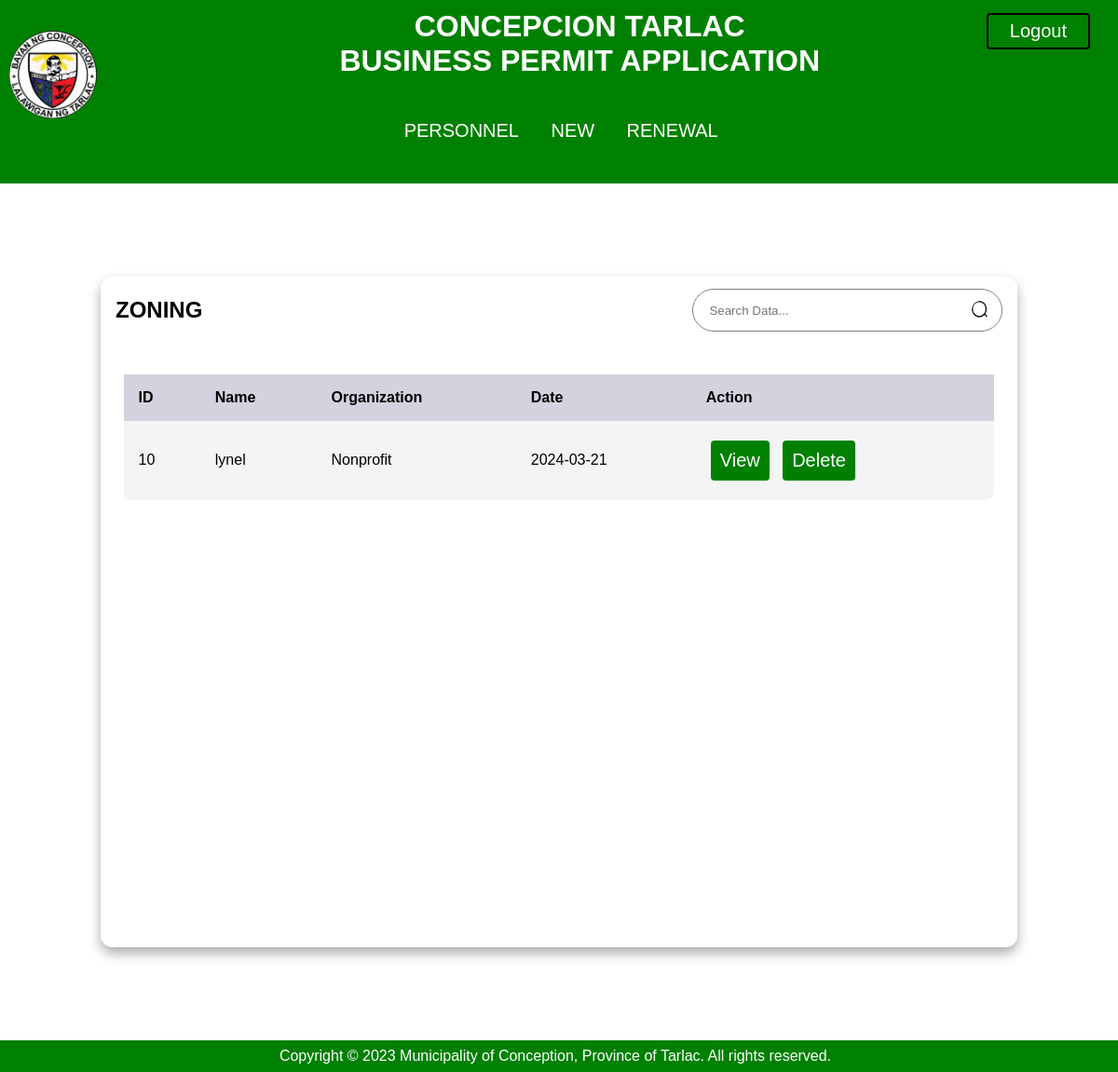
Page /zoning_board.php (signed in) on the committed database.
### tables this page shows
CREATE TABLE `zoning_tb` (
  `id` int(11) NOT NULL,
  `filename1` varchar(256) NOT NULL,
  `filesize1` varchar(256) NOT NULL,
  `filetype1` varchar(256) NOT NULL,
  `dateapp` varchar(256) NOT NULL,
  `organizationtype` varchar(256) NOT NULL,
  `nameapp` varchar(255) NOT NULL,
  `addapp` varchar(255) NOT NULL,
  `namecorp` varchar(255) NOT NULL,
  `addcorp` varchar(255) NOT NULL,
  `nameauthorep` varchar(255) NOT NULL,
  `addauthorep` varchar(255) NOT NULL,
  `projecttype` varchar(255) NOT NULL,
  `projectnature` varchar(255) NOT NULL,
  `year` varchar(255) NOT NULL,
  `rightoverland` varchar(256) NOT NULL,
  `land` varchar(256) NOT NULL,
  `projectlocation` varchar(256) NOT NULL,
  `procoscap` varchar(256) NOT NULL,
  `status` varchar(256) NOT NULL
);

### zoning_board.php (the view, shortened to what this page needs)
<?php
require 'config.php';
?>
<!DOCTYPE html>
<html lang="en">
<head>
    <link rel="stylesheet" type="text/css" href="style2.css">
</head>
    <header><img src="lgu.jpg" height="8%" width="8%" class="logo">
    <h1><b>CONCEPCION TARLAC <br>BUSINESS PERMIT APPLICATION <br>
    </b></h1>
    <a href="logout2.php" class="logout">Logout</a>
<div class="navbar">
    <a class="nav" href="admin.php">PERSONNEL</a>
    <a class="nav" href="users.php">NEW</a>
    <a class="nav" href="user_renew.php" >RENEWAL</a>
</div>
</header>
<body>
    <main class="table" id="customers_table">
        <section class="table__header">
            <h1>ZONING</h1>
            <div class="input-group">
                <input type="search" placeholder="Search Data...">
                <img src="thesis2/search.png" alt="">
            </div>
        </section>
        <section class="table__body">
            <table>
                <thead>
                    <tr>
                        <th>ID</th>
                        <th>Name</th>
                        <th>Organization</th>
                        <th>Date</th>
                        <th>Action</th>
                    </tr>
                </thead>
                <tbody>
                    <tr>
            <?php
            $sql = "SELECT * FROM zoning_tb";
            $result = $conn->query($sql);
            while($row = $result->fetch_assoc()){
                echo"
                <tr>
                    <td>$row[id]</td>
                    <td>$row[nameapp]</td>
                    <td>$row[organizationtype]</td>
                    <td>$row[dateapp]</td>
                    <td><a href='zoning_view.php? id=$row[id];'> View </a>
                    <a href='delete.php? id=$row[id];'> Delete </a></td>
                </tr>
                ";
            }
            ?>
                    </tr>
                </tbody>
            </table>
        </section>
    </main>
</body>
<footer><p>Copyright &copy; 2023 Municipality of Conception, Province of Tarlac. All rights reserved.</p></footer>
</html>

### style2.css (style rules this page uses)
* { margin: 0; padding: 0; box-sizing: border-box; font-family: sans-serif; }
body { text-align: center; width: 100%; margin: 0 auto; font-family: arial, sans-serif; }
body { min-height: 100vh; display:fixed; justify-content: center; align-items: center; }
header { background-color: green; padding: 10px; padding-bottom: 30px; color: white; }
main.table { width: 82vw; height: 90vh; background-color: #fff5; backdrop-filter: blur(7px); box-shadow: 0 .4rem .8rem #0005; border-radius: .8rem; overflow: hidden; margin-left: auto; margin-right: auto; margin-bottom:100px; margin-top: 100px; }
.table__header { width: 100%; height: 10%; background-color: #fff4; padding: .8rem 1rem; display: flex; justify-content: space-between; align-items: center; }
.table__header .input-group { width: 35%; height: 100%; background-color: #fff5; padding: 0 .8rem; border-radius: 2rem; border:1px solid gray; display: flex; justify-content: center; align-items: center; transition: .2s; }
.table__header .input-group img { width: 1.2rem; height: 1.2rem; }
.table__header .input-group input { width: 100%; padding: 0 .5rem 0 .3rem; background-color: transparent; border: none; outline: none; }
.table__body { width: 95%; max-height: calc(89% - 1.6rem); background-color: #fffb; margin: .8rem auto; border-radius: .6rem; overflow: auto; overflow: overlay; }
table { width: 100%; }
table, th, td { border-collapse: collapse; padding: 1rem; text-align: left; margin-top:20px; }
thead th { position: sticky; top: 0; left: 0; background-color: #d5d1defe; cursor: pointer; text-transform: capitalize; }
tbody tr:nth-child(even) { background-color: #0000000b; }
tbody tr { --delay: .1s; transition: .5s ease-in-out var(--delay), background-color 0s; }
tbody tr td, tbody tr td p, tbody tr td img { transition: .2s ease-in-out; }
footer { background-color: green; color: white; text-align: center; margin: 0 0px -10px -8px; padding: 8px 0 8px 0; }
a { text-decoration: none; color: white; font-size: 20px; display: inline-block; justify-content: space-between; padding: 10px; text-align: center; margin: 0 10px 0 10px; border-radius: 4px; }
img { float: left; border-radius: 90px; }
.logo { margin: 23px -50px 15px 0; }
.logout { float: right; padding: 6px 23px 6px 23px; border: black solid 2px; margin-left:-85px; margin-top:-70px; margin-right:20px; }
.navbar { padding-right:40px; padding-left:40px; margin-top:30px ; }

### zoning_board.php (style rules this page uses)
a { background-color:green; margin: 5px; }

### rows in the picture
zoning_tb: id "10", nameapp "lynel", organizationtype "Nonprofit", dateapp "2024-03-21"
